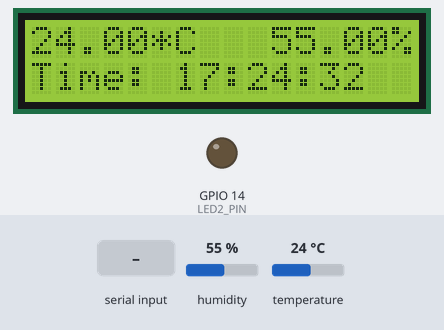
Bench run of a sketch on a simulated ESP32. Shown: 16×2 character LCD, output pins drawn as LEDs (lit = HIGH). The test bench sets the inputs (shaded band); at power-on: humidity 55 %, temperature 24 °C. WiFi joins after 1.5 s; servers stay silent unless stated; network time is answered at once with the bench clock; the local clock reads 2024-03-15 10:24:30 at power-on unless the sketch sets it; what the sketch prints to the serial monitor is not drawn.

Above: at 2.7 s.
2.8 s: "a\n" received over Serial
At 4.5 s:
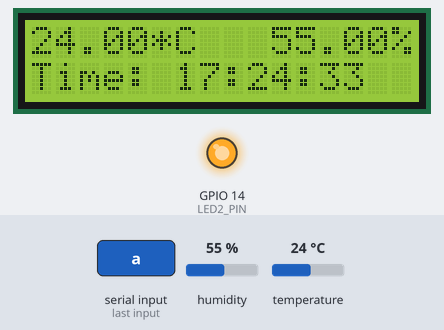
8.3 s: humidity set to 22 %
At 10.3 s:
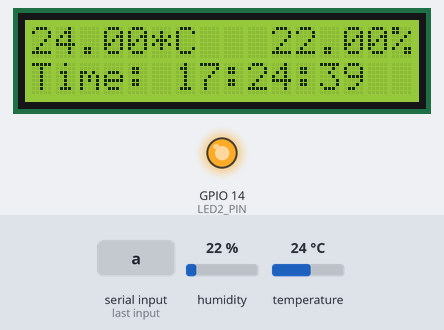
12.5 s: temperature set to 12 °C
At 15.4 s:
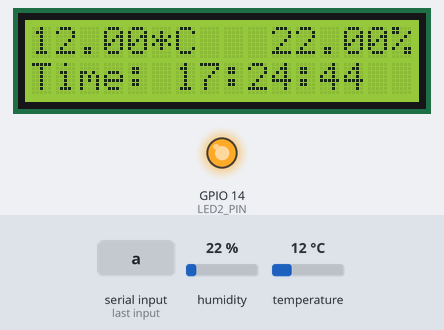
16.1 s: humidity set to 40 %
At 18.6 s:
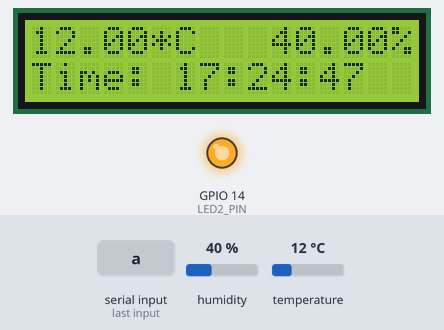
20.3 s: temperature set to 19 °C
At 22.8 s:
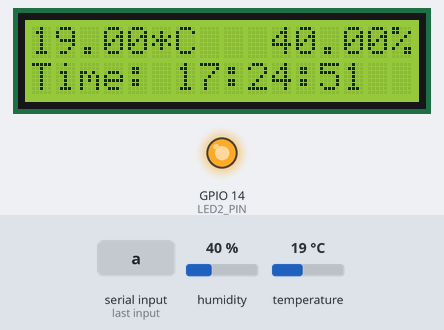
Timing chart, 0 to 24.3 s (numbered marks = the images above; inputs shaded):
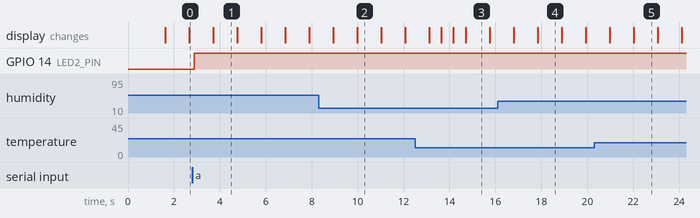

The sketch:

Smarbin.ino
```cpp
#include <Wire.h>
#include <LiquidCrystal_I2C.h>
#include <DHT.h>
#include <NTPClient.h>
#include <WiFiUdp.h>
#include <TimeLib.h>
#include <freertos/FreeRTOS.h>
#include <freertos/task.h>
#include <freertos/queue.h>
#include <WiFi.h>

const char* ssid = "Thien";
const char* password = "123456789";

// Địa chỉ của màn hình LCD qua giao thức I2C
#define LCD_ADDR 0x27
#define LCD_COLS 16
#define LCD_ROWS 2

// Định nghĩa chân cảm biến DHT11
#define DHTPIN 4
#define DHTTYPE DHT11

// Khởi tạo đối tượng cảm biến DHT11
DHT dht(DHTPIN, DHTTYPE);

// Chân kết nối của LED
#define LED1_PIN 12
#define LED2_PIN 14
#define LED3_PIN 27
#define LED4_PIN 26

WiFiUDP ntpUDP;
NTPClient timeClient(ntpUDP, "pool.ntp.org");
LiquidCrystal_I2C lcd(LCD_ADDR, LCD_COLS, LCD_ROWS);

int startHour = -1; // Thời gian bắt đầu hẹn giờ LED2
int startMinute = -1;
int endHour = -1;   // Thời gian kết thúc hẹn giờ LED2
int endMinute = -1;
int currentLocalHour;
bool led2On = false;

SemaphoreHandle_t ledSemaphore;
QueueHandle_t sensorQueue;
QueueHandle_t timeQueue;
volatile bool manualMode = true; // Biến trạng thái để xác định chế độ hiện tại (bắt đầu ở chế độ thủ công)

struct SensorData {
    float temperature;
    float humidity;
};

struct TimeData {
    int hour;
    int minute;
    int second;
};

// Hàm để bật LED
void turnOnLED(int pin) {
    digitalWrite(pin, HIGH);
}

// Hàm để tắt LED
void turnOffLED(int pin) {
    digitalWrite(pin, LOW);
}

// Task để điều khiển LED từ Serial Monitor và kiểm tra thời gian hẹn giờ
void controlLEDs(void *pvParameters) {
    (void)pvParameters;

    pinMode(LED2_PIN, OUTPUT);
    digitalWrite(LED2_PIN, LOW);

    while (true) {
        time_t now = time(nullptr);
        int currentHour = hour(now);
        int currentMinute = minute(now);
        currentLocalHour = (currentHour + 7) % 24;  // Điều chỉnh theo giờ địa phương

        if ((currentLocalHour > startHour || (currentLocalHour == startHour && currentMinute >= startMinute)) &&
            (currentLocalHour < endHour || (currentLocalHour == endHour && currentMinute < endMinute))) {
            manualMode = false; // Chuyển sang chế độ tự động khi đến thời gian hẹn giờ
            if (!led2On) {
                if (xSemaphoreTake(ledSemaphore, (TickType_t)10) == pdTRUE) {
                    turnOnLED(LED2_PIN);
                    led2On = true;
                    xSemaphoreGive(ledSemaphore);
                }
            }
        } else {
            if (led2On && !manualMode) {
                if (xSemaphoreTake(ledSemaphore, (TickType_t)10) == pdTRUE) {
                    turnOffLED(LED2_PIN);
                    led2On = false;
                    xSemaphoreGive(ledSemaphore);
                }
            }
        }

        vTaskDelay(pdMS_TO_TICKS(100));
    }
}

// Task để lấy thời gian từ máy chủ NTP và gửi dữ liệu thời gian vào queue
void getTimeTask(void *parameter) {
    for (;;) {
        timeClient.update();
        configTime(7 * 3600, 0, "pool.ntp.org"); // UTC+7, múi giờ của Việt Nam

        time_t now = time(nullptr);
        int currentHour = hour(now);
        int currentMinute = minute(now);
        int currentSecond = second(now);

        TimeData timeData = {currentHour, currentMinute, currentSecond};

        if (xQueueSend(timeQueue, &timeData, pdMS_TO_TICKS(10)) != pdPASS) {
            Serial.println("Failed to send time data to the queue");
        }

        vTaskDelay(pdMS_TO_TICKS(1000)); // Cập nhật thời gian mỗi giây
    }
}

// Task để đo lường và gửi dữ liệu cảm biến vào queue
void sensorDataTask(void *parameter) {
    for (;;) {
        SensorData data;
        data.temperature = dht.readTemperature();
        data.humidity = dht.readHumidity();

        if (xQueueSend(sensorQueue, &data, pdMS_TO_TICKS(10)) != pdPASS) {
            Serial.println("Failed to send sensor data to the queue");
        }

        vTaskDelay(pdMS_TO_TICKS(2000)); // Đo lường mỗi 2 giây
    }
}

// Task để nhận dữ liệu từ queue và hiển thị lên màn hình LCD
void displayTask(void *parameter) {
    for (;;) {
        SensorData sensorData;
        TimeData timeData;

        // Nhận dữ liệu cảm biến từ queue
        if (xQueueReceive(sensorQueue, &sensorData, pdMS_TO_TICKS(10)) == pdPASS) {
            lcd.setCursor(0, 0);
            lcd.print(sensorData.temperature);
            lcd.print("*C");
            lcd.print("   ");
            lcd.print(sensorData.humidity);
            lcd.print("%");
        }

        // Nhận dữ liệu thời gian từ queue
        if (xQueueReceive(timeQueue, &timeData, pdMS_TO_TICKS(10)) == pdPASS) {
            currentLocalHour = (timeData.hour + 7) % 24;  // Điều chỉnh theo giờ địa phương
            lcd.setCursor(0, 1);
            lcd.print("Time: ");
            lcd.print(currentLocalHour);
            lcd.print(":");
            lcd.print(timeData.minute);
            lcd.print(":");
            lcd.print(timeData.second);
        }

        // Chờ 500ms trước khi cập nhật tiếp
        vTaskDelay(pdMS_TO_TICKS(500));
    }
}

// Task để điều khiển LED thủ công bằng cách nhấn 'a' và 'b' và cài đặt thời gian hẹn giờ
void manualControlTask(void *pvParameters) {
    (void)pvParameters;

    pinMode(LED2_PIN, OUTPUT);

    while (true) {
        if (Serial.available() > 0) {
            String input = Serial.readStringUntil('\n');
            input.trim(); // Loại bỏ ký tự khoảng trắng ở đầu và cuối chuỗi

            if (input.equals("a")) {
                manualMode = true; // Chuyển sang chế độ thủ công
                if (xSemaphoreTake(ledSemaphore, (TickType_t)10) == pdTRUE) {
                    turnOnLED(LED2_PIN);
                    xSemaphoreGive(ledSemaphore);
                    led2On = true;
                    // Chỉ xóa thời gian hẹn giờ nếu đang trong thời gian hẹn giờ
                    time_t now = time(nullptr);
                    int currentHour = hour(now);
                    int currentMinute = minute(now);
                    currentLocalHour = (currentHour + 7) % 24;  // Điều chỉnh theo giờ địa phương

                    if ((currentLocalHour > startHour || (currentLocalHour == startHour && currentMinute >= startMinute)) &&
                        (currentLocalHour < endHour || (currentLocalHour == endHour && currentMinute < endMinute))) {
                        startHour = -1;
                        startMinute = -1;
                        endHour = -1;
                        endMinute = -1;
                    }
                }
            } else if (input.equals("b")) {
                manualMode = true; // Chuyển sang chế độ thủ công
                if (xSemaphoreTake(ledSemaphore, (TickType_t)10) == pdTRUE) {
                    turnOffLED(LED2_PIN);
                    xSemaphoreGive(ledSemaphore);
                    led2On = false;
                    // Chỉ xóa thời gian hẹn giờ nếu đang trong thời gian hẹn giờ
                    time_t now = time(nullptr);
                    int currentHour = hour(now);
                    int currentMinute = minute(now);
                    currentLocalHour = (currentHour + 7) % 24;  // Điều chỉnh theo giờ địa phương

                    if ((currentLocalHour > startHour || (currentLocalHour == startHour && currentMinute >= startMinute)) &&
                        (currentLocalHour < endHour || (currentLocalHour == endHour && currentMinute < endMinute))) {
                        startHour = -1;
                        startMinute = -1;
                        endHour = -1;
                        endMinute = -1;
                    }
                }
            } else if (input.length() == 11 && input.charAt(2) == ':' && input.charAt(8) == ':') {
                startHour = input.substring(0, 2).toInt();
                startMinute = input.substring(3, 5).toInt();
                endHour = input.substring(6, 8).toInt();
                endMinute = input.substring(9, 11).toInt();
                Serial.print("Thời gian hẹn giờ LED2: ");
                Serial.print(startHour);
                Serial.print(":");
                Serial.print(startMinute);
                Serial.print(" to ");
                Serial.print(endHour);
                Serial.print(":");
                Serial.println(endMinute);
            }
        }
        vTaskDelay(pdMS_TO_TICKS(100));
    }
}

void setup() {
    // Khởi động giao thức I2C
    Wire.begin();

    // Khởi động cảm biến DHT11
    dht.begin();

    // Khởi động màn hình LCD
    lcd.init();
    lcd.backlight();

    // Khởi tạo giao tiếp Serial
    Serial.begin(115200);

    // Kết nối đến mạng WiFi
    WiFi.begin(ssid, password);
    while (WiFi.status() != WL_CONNECTED) {
        delay(500);
        Serial.print(".");
    }
    Serial.println("Đã kết nối đến WiFi");

    // Khởi động kết nối UDP cho NTPClient
    timeClient.begin();
    timeClient.setTimeOffset(25200); // GMT+7 (7*3600)

    // Khởi tạo semaphore
    ledSemaphore = xSemaphoreCreateBinary();
    xSemaphoreGive(ledSemaphore);

    // Khởi tạo queue
    sensorQueue = xQueueCreate(10, sizeof(SensorData)); // Queue chứa tối đa 10 phần tử SensorData
    timeQueue = xQueueCreate(10, sizeof(TimeData)); // Queue chứa tối đa 10 phần tử TimeData

    // Tạo các task
    xTaskCreate(controlLEDs, "Control LEDs", 2048, NULL, 1, NULL);
    xTaskCreate(getTimeTask, "Get Time", 2048, NULL, 1, NULL);
    xTaskCreate(sensorDataTask, "Sensor Data", 2048, NULL, 1, NULL); // Task gửi dữ liệu cảm biến vào queue
    xTaskCreate(displayTask, "Display Data", 2048, NULL, 1, NULL); // Task nhận dữ liệu từ queue và hiển thị lên LCD
    xTaskCreate(manualControlTask, "Manual Control", 2048, NULL, 1, NULL);
}

void loop() {
    // Vòng lặp chính không làm gì cả vì tất cả đã được xử lý bởi các task FreeRTOS
}
```

Measured:
- after the input at 2.8 s, GPIO 14 (LED2_PIN): LOW → HIGH after 0.09 s
- what the display in image 1 shows lasts 1.1 s, from 3.7 s to 4.8 s
